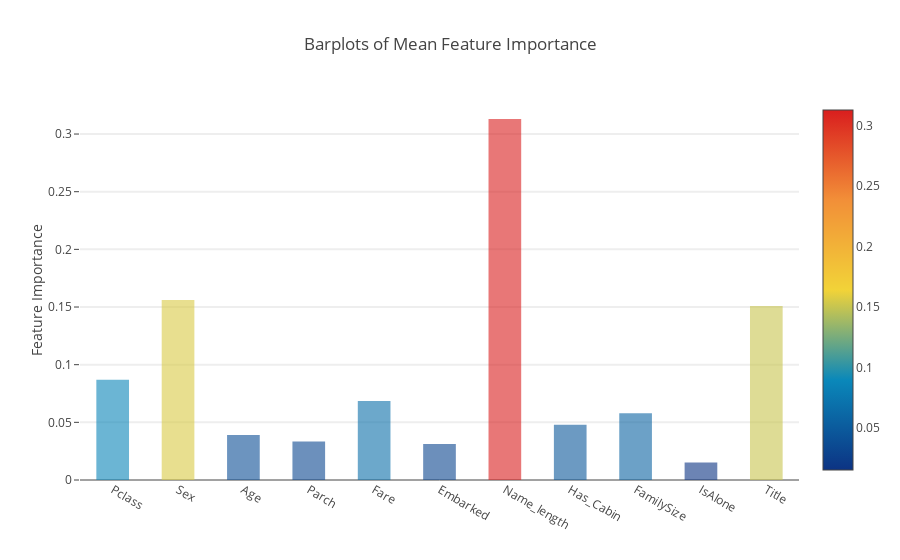

The notebook cell this image was saved under:
### Code cell
y = feature_dataframe['mean'].values
x = feature_dataframe['features'].values
data = [go.Bar(
            x= x,
             y= y,
            width = 0.5,
            marker=dict(
               color = feature_dataframe['mean'].values,
            colorscale='Portland',
            showscale=True,
            reversescale = False
            ),
            opacity=0.6
        )]

layout= go.Layout(
    autosize= True,
    title= 'Barplots of Mean Feature Importance',
    hovermode= 'closest',
#     xaxis= dict(
#         title= 'Pop',
#         ticklen= 5,
#         zeroline= False,
#         gridwidth= 2,
#     ),
    yaxis=dict(
        title= 'Feature Importance',
        ticklen= 5,
        gridwidth= 2
    ),
    showlegend= False
)
fig = go.Figure(data=data, layout=layout)
py.iplot(fig, filename='bar-direct-labels')

### Figure 1 — Plotly figure (JSON) as saved in the notebook; plotly's stock layout.template omitted (floating-point values rounded to 4 significant figures)
{"data": [{"marker": {"color": [0.08697, 0.156, 0.03898, 0.03346, 0.06859, 0.03116, 0.313, 0.04794, 0.05781, 0.0152, 0.1508], "colorscale": "Portland", "reversescale": false, "showscale": true}, "opacity": 0.6, "type": "bar", "width": 0.5, "x": ["Pclass", "Sex", "Age", "Parch", "Fare", "Embarked", "Name_length", "Has_Cabin", "FamilySize", "IsAlone", "Title"], "y": [0.08697, 0.156, 0.03898, 0.03346, 0.06859, 0.03116, 0.313, 0.04794, 0.05781, 0.0152, 0.1508]}], "layout": {"autosize": true, "hovermode": "closest", "showlegend": false, "title": "Barplots of Mean Feature Importance", "yaxis": {"gridwidth": 2, "ticklen": 5, "title": "Feature Importance"}}}
